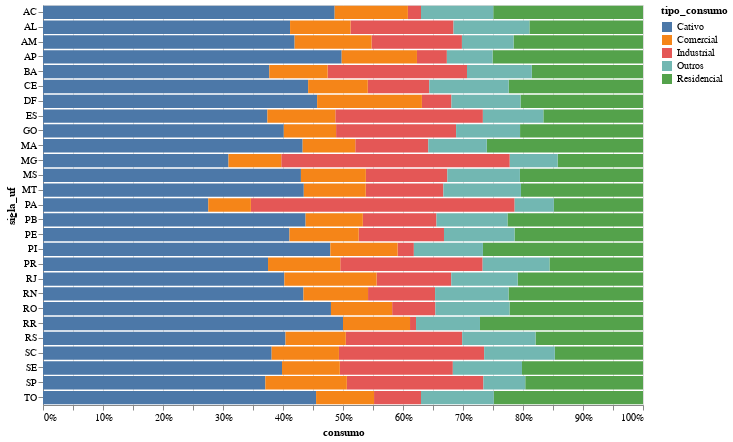

This figure's notebook cell:
### Code cell
# Fazendo gráfico de barras empilhadas
alt.Chart(data = consumo_por_uf_dez2021)\
  .mark_bar()\
  .encode(
    x=alt.X('consumo', stack="normalize"),
    y='sigla_uf',
    color='tipo_consumo',
    tooltip=['sigla_uf', 'tipo_consumo', 'consumo']
).properties(width=600, height=400).interactive()

### Figure 1 — Vega-Lite specification as saved in the notebook (floating-point values rounded to 4 significant figures; data arrays with more than 128 entries replaced by an {"elided": "..."} marker saying what was removed)
{"config": {"view": {"continuousWidth": 400, "continuousHeight": 300}}, "data": {"name": "data-aa8a842686f77f6e82e51ea40598182b"}, "mark": "bar", "encoding": {"color": {"field": "tipo_consumo", "type": "nominal"}, "tooltip": [{"field": "sigla_uf", "type": "nominal"}, {"field": "tipo_consumo", "type": "nominal"}, {"field": "consumo", "type": "quantitative"}], "x": {"field": "consumo", "stack": "normalize", "type": "quantitative"}, "y": {"field": "sigla_uf", "type": "nominal"}}, "height": 400, "selection": {"selector004": {"type": "interval", "bind": "scales", "encodings": ["x", "y"]}}, "width": 600, "$schema": "https://vega.github.io/schema/vega-lite/v4.17.0.json", "datasets": {"data-aa8a842686f77f6e82e51ea40598182b": {"elided": "135 records"}}}
